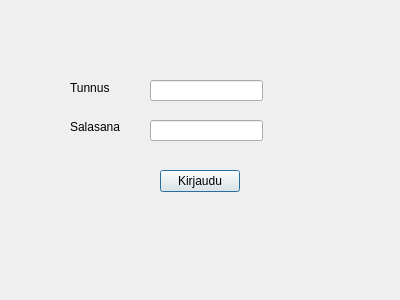
<?xml version="1.0" encoding="UTF-8"?>
<ui version="4.0">
 <class>Login</class>
 <widget class="QDialog" name="Login">
  <property name="geometry">
   <rect>
    <x>0</x>
    <y>0</y>
    <width>400</width>
    <height>300</height>
   </rect>
  </property>
  <property name="windowTitle">
   <string>Dialog</string>
  </property>
  <widget class="QLabel" name="label">
   <property name="geometry">
    <rect>
     <x>70</x>
     <y>80</y>
     <width>76</width>
     <height>16</height>
    </rect>
   </property>
   <property name="text">
    <string>Tunnus</string>
   </property>
  </widget>
  <widget class="QLabel" name="label_2">
   <property name="geometry">
    <rect>
     <x>70</x>
     <y>120</y>
     <width>76</width>
     <height>14</height>
    </rect>
   </property>
   <property name="text">
    <string>Salasana</string>
   </property>
  </widget>
  <widget class="QLineEdit" name="lineEditRFID">
   <property name="geometry">
    <rect>
     <x>150</x>
     <y>80</y>
     <width>113</width>
     <height>21</height>
    </rect>
   </property>
  </widget>
  <widget class="QLineEdit" name="lineEditPassword">
   <property name="geometry">
    <rect>
     <x>150</x>
     <y>120</y>
     <width>113</width>
     <height>21</height>
    </rect>
   </property>
  </widget>
  <widget class="QPushButton" name="btnLoginLogin">
   <property name="geometry">
    <rect>
     <x>160</x>
     <y>170</y>
     <width>80</width>
     <height>22</height>
    </rect>
   </property>
   <property name="text">
    <string>Kirjaudu</string>
   </property>
  </widget>
 </widget>
 <resources/>
 <connections/>
</ui>
